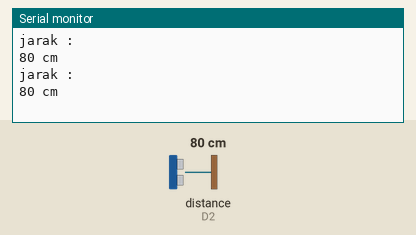
This sketch was run on a simulated ESP8266 (NodeMCU). On the bench: the last lines printed to the serial monitor. Wiring (inferred from the names in the program): ultrasonic range finder: trigger D1; echo D2. Inputs (shaded band) come from the test bench; at power-on: distance to the obstacle (sensor on D2) 80 cm. The echo pulse lasts 58.3 µs per cm.

Above: at 1.8 s.
1.9 s: distance to the obstacle (sensor on D2) set to 2 cm
At 2.8 s:
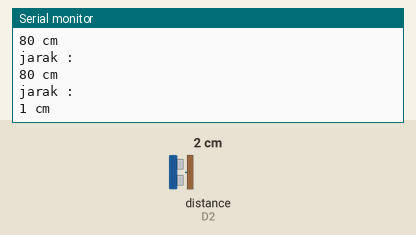
3.4 s: distance to the obstacle (sensor on D2) set to 4 cm
At 4.3 s:
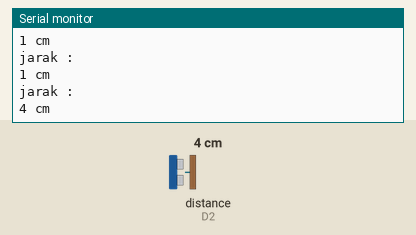
Timing chart, 0 to 6.4 s (numbered marks = the images above; inputs shaded):
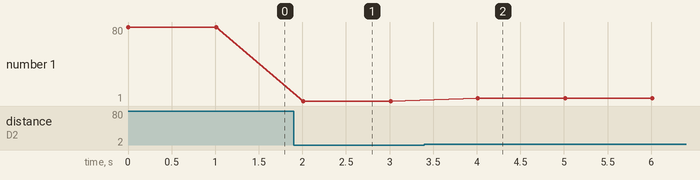

Measured:
- after the input at 1.9 s, the serial monitor: prints a new line after 0.11 s (image 1)
- after the input at 3.4 s, the serial monitor: prints a new line after 0.61 s (image 2)
- plotted number 1: 80 → 1 after the input at 1.9 s, 1 → 4 after the input at 3.4 s

The sketch:

Aktivasi_HCSR-04.ino
```cpp
// Mendefinisikan pin yang digunakan untuk trigger ultrasonik
#define triggerPin  D1
// Mendefinisikan pin yang digunakan untuk echo ultrasonik
#define echoPin     D2

void setup() {
  // Memulai komunikasi serial dengan baud rate 9600
  Serial.begin(9600);

  // Mengatur pin trigger sebagai output
  pinMode(triggerPin, OUTPUT);
  // Mengatur pin echo sebagai input
  pinMode(echoPin, INPUT);
}

void loop() {
  // Variabel untuk menyimpan durasi dan jarak
  long duration, jarak;

  // Mengirimkan sinyal ultrasonik
  digitalWrite(triggerPin, LOW);
  delayMicroseconds(2);
  digitalWrite(triggerPin, HIGH);
  delayMicroseconds(10);
  digitalWrite(triggerPin, LOW);

  // Menerima waktu pantulan ultrasonik
  duration = pulseIn(echoPin, HIGH);

  // Menghitung jarak berdasarkan waktu pantulan
  jarak = (duration / 2) / 29.1;

  // Menampilkan hasil jarak dalam centimeter ke Serial Monitor
  Serial.println("jarak :");
  Serial.print(jarak);
  Serial.println(" cm");

  // Memberikan jeda 1 detik sebelum melakukan pengukuran kembali
  delay(1000);
}
```
